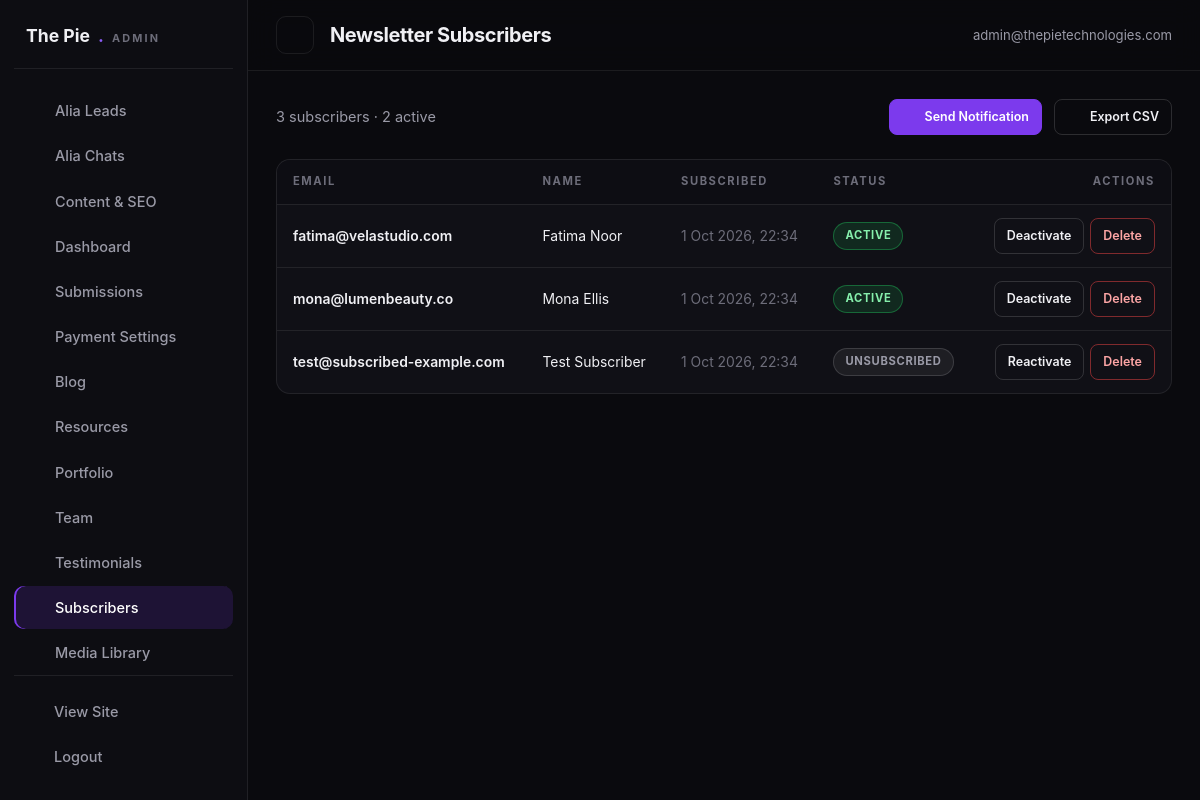
Page /admin/subscribers.php (signed in) on the committed database.
### tables this page shows
CREATE TABLE IF NOT EXISTS newsletter_subscribers (
  id INT AUTO_INCREMENT PRIMARY KEY,
  email VARCHAR(150) UNIQUE NOT NULL,
  name VARCHAR(150),
  is_active TINYINT(1) DEFAULT 1,
  subscribed_at TIMESTAMP DEFAULT CURRENT_TIMESTAMP
);

### includes/functions.php (called while the page is built, shortened)
<?php
function esc($value)
{
    return htmlspecialchars((string) $value, ENT_QUOTES, 'UTF-8');
}
function url($path = '', $pretty = null)
{
    $path = trim((string) $path, '/');
    if ($pretty === null) {
        $pretty = PRETTY_URLS;
    }
    if ($path !== '' && substr($path, -4) !== '.php' && $pretty && strpos($path, '?') === false) {
        $url = BASE_URL . '/' . $path;
    } elseif ($path !== '' && substr($path, -4) !== '.php' && !$pretty && strpos($path, '?') === false) {
        $url = BASE_URL . '/' . $path . '.php';
    } else {
        $url = BASE_URL . ($path === '' ? '/' : '/' . $path);
    }
    return $url;
}
function asset($path)
{
    return BASE_URL . '/' . ltrim((string) $path, '/');
}
function formatDate($datetime, $format = 'j M Y')
{
    $ts = strtotime((string) $datetime);
    return $ts ? date($format, $ts) : '';
}
function isAdminLoggedIn()
{
    return !empty($_SESSION['admin_id']);
}
function currentAdmin()
{
    $admin = dbOne('SELECT * FROM admin_users WHERE id = ?', array((int) $_SESSION['admin_id']));
    return $admin;
}

### includes/db.php (called while the page is built, shortened)
<?php
if (!function_exists('dbAll')) {
    function dbAll($sql, $params = array())
    {
        try {
            $st = $GLOBALS['pdo']->prepare($sql);
            $st->execute($params);
            return $st->fetchAll();
        } catch (PDOException $e) {
            error_log('[TPT] Query failed: ' . $e->getMessage() . ' | ' . $sql);
            return array();
        }
    }
}
if (!function_exists('dbOne')) {
    function dbOne($sql, $params = array())
    {
        $rows = dbAll($sql, $params);
        return $rows ? $rows[0] : null;
    }
}

### admin/subscribers.php (the view, shortened to what this page needs)
<?php
$adminPage  = 'subscribers';
$adminTitle = 'Newsletter Subscribers';
$subscribers = dbAll('SELECT * FROM newsletter_subscribers ORDER BY subscribed_at DESC');
require_once dirname(__DIR__) . '/includes/admin-header.php';
?>
<div class="a-toolbar">
    <span class="text-muted"><?= count($subscribers) ?> subscriber<?= count($subscribers) === 1 ? '' : 's' ?> · <?= count(array_filter($subscribers, function ($s) { return (int) $s['is_active'] === 1; })) ?> active</span>
    <a class="a-btn primary small" href="subscriber-notify.php"><?= icon('send', 15) ?> Send Notification</a>
    <a class="a-btn small" href="export.php?type=subscribers"><?= icon('download', 15) ?> Export CSV</a>
</div>
<div class="a-table-wrap">
    <table class="a-table">
        <thead><tr><th>Email</th><th>Name</th><th>Subscribed</th><th>Status</th><th style="text-align:right">Actions</th></tr></thead>
        <tbody>
        <?php foreach ($subscribers as $sub): ?>
        <tr>
            <td class="td-main"><?= esc($sub['email']) ?></td>
            <td><?= esc($sub['name'] !== '' ? $sub['name'] : '—') ?></td>
            <td class="td-sub"><?= esc(formatDate($sub['subscribed_at'], 'j M Y, H:i')) ?></td>
            <td><span class="badge <?= $sub['is_active'] ? 'active' : 'inactive' ?>"><?= $sub['is_active'] ? 'active' : 'unsubscribed' ?></span></td>
            <td>
                <div class="row-actions">
                    <form method="post" action="actions.php" style="display:inline">
                        <button class="a-btn small" type="submit"><?= $sub['is_active'] ? 'Deactivate' : 'Reactivate' ?></button>
                    </form>
                    <form method="post" action="actions.php" style="display:inline" onsubmit="return confirm('Delete this subscriber?');">
                        <button class="a-btn small danger" type="submit">Delete</button>
                    </form>
                </div>
            </td>
        </tr>
        <?php endforeach; ?>
        </tbody>
    </table>
</div>
<?php require_once dirname(__DIR__) . '/includes/admin-footer.php'; ?>

### includes/admin-header.php (shortened to what this page needs)
<?php
$adminPage  = isset($adminPage) ? $adminPage : 'dashboard';
$adminTitle = isset($adminTitle) ? $adminTitle : 'Dashboard';
$adminUser  = currentAdmin();
$adminNav = array(
    array('key' => 'leads', 'label' => 'Alia Leads', 'href' => 'leads.php', 'icon' => 'users'),
    array('key' => 'chats', 'label' => 'Alia Chats', 'href' => 'chats.php', 'icon' => 'chat'),
    array('key' => 'content', 'label' => 'Content & SEO', 'href' => 'content.php', 'icon' => 'edit'),
    array('key' => 'dashboard',    'label' => 'Dashboard',     'href' => 'index.php',        'icon' => 'grid'),
    array('key' => 'submissions',  'label' => 'Submissions',   'href' => 'submissions.php',  'icon' => 'mail'),
    array('key' => 'payments',     'label' => 'Payment Settings', 'href' => 'payments.php',  'icon' => 'card'),
    array('key' => 'blog',         'label' => 'Blog',          'href' => 'blog.php',         'icon' => 'edit'),
    array('key' => 'resources',    'label' => 'Resources',     'href' => 'resources.php',    'icon' => 'download'),
    array('key' => 'portfolio',    'label' => 'Portfolio',     'href' => 'portfolio.php',    'icon' => 'layers'),
    array('key' => 'team',         'label' => 'Team',          'href' => 'team.php',         'icon' => 'users'),
    array('key' => 'testimonials', 'label' => 'Testimonials',  'href' => 'testimonials.php', 'icon' => 'star'),
    array('key' => 'subscribers',  'label' => 'Subscribers',   'href' => 'subscribers.php',  'icon' => 'send'),
    array('key' => 'media',        'label' => 'Media Library', 'href' => 'media.php',        'icon' => 'image'),
    array('key' => 'admins',       'label' => 'Admin Management', 'href' => 'admins.php',    'icon' => 'shield'),
    array('key' => 'settings',     'label' => 'Settings',      'href' => 'settings.php',     'icon' => 'cpu'),
);
?>
<!DOCTYPE html>
<html lang="en">
<head>
<link rel="stylesheet" href="<?= asset('assets/css/admin.css') ?>">
</head>
<body class="admin-body">
<aside class="admin-sidebar" id="adminSidebar">
    <div class="admin-brand">The Pie<span>.</span><small>Admin</small></div>
    <nav>
        <?php foreach ($adminNav as $navItem): ?>
        <a href="<?= esc($navItem['href']) ?>" class="<?= $adminPage === $navItem['key'] ? 'active' : '' ?>"><?= icon($navItem['icon'], 17) ?><span><?= esc($navItem['label']) ?></span></a>
        <?php endforeach; ?>
    </nav>
    <div class="admin-side-foot">
        <a href="<?= url('') ?>" target="_blank" rel="noopener"><?= icon('globe', 16) ?><span>View Site</span></a>
        <a href="logout.php"><?= icon('close', 16) ?><span>Logout</span></a>
    </div>
</aside>
<div class="admin-main">
    <header class="admin-topbar">
        <button class="a-icon-btn sidebar-toggle" id="sidebarToggle" aria-label="Toggle navigation"><?= icon('menu', 20) ?></button>
        <h1><?= esc($adminTitle) ?></h1>
        <div class="admin-top-actions">
            <span class="admin-user"><?= icon('users', 15) ?> <?= esc($adminUser ? $adminUser['email'] : 'admin') ?></span>
        </div>
    </header>
    <main class="admin-content">

### assets/css/admin.css (style rules this page uses)
:root { --bg:#0a0a0e; --panel:#101016; --panel-2:#15151d; --line:rgba(255,255,255,.08); --line-2:rgba(255,255,255,.14); --text:#f0f0f4; --muted:#9a9aa7; --muted-2:#6d6d7a; --violet:#7c3aed; --violet-2:#8b5cf6; --violet-soft:#a78bfa; --cyan:#22d3ee; --amber:#f59e0b; --green:#22c55e; --red:#ef4444; --radius:14px; --sidebar:248px; --font:'Inter',system-ui,-apple-system,'Segoe UI',sans-serif; --display:'Space Grotesk','Inter',system-ui,sans-serif; }
* { box-sizing:border-box }
html { overflow-x:clip }
body { margin:0;background:var(--bg);color:var(--text);font-family:var(--font);font-size:14.5px;line-height:1.6;-webkit-font-smoothing:antialiased }
a { color:inherit;text-decoration:none }
h1,h2,h3,h4 { margin:0;font-family:var(--display);letter-spacing:-.02em }
button { font:inherit;color:inherit;background:none;border:0;cursor:pointer }
.admin-sidebar { position:fixed;inset:0 auto 0 0;width:var(--sidebar);z-index:60; background:#0d0d12;border-right:1px solid var(--line); display:flex;flex-direction:column;padding:22px 14px;gap:6px; transition:transform .3s cubic-bezier(.22,1,.36,1); }
.admin-brand { font-family:var(--display);font-weight:700;font-size:1.1rem;padding:0 12px 18px;border-bottom:1px solid var(--line);margin-bottom:14px;display:flex;align-items:baseline;gap:8px }
.admin-brand span { color:var(--violet-2) }
.admin-brand small { color:var(--muted-2);font-size:.68rem;letter-spacing:.2em;text-transform:uppercase }
.admin-sidebar nav { display:grid;gap:2px;overflow-y:auto }
.admin-sidebar nav a,.admin-side-foot a { display:flex;align-items:center;gap:12px;padding:10px 12px;border-radius:10px; color:var(--muted);font-weight:500;transition:background .2s,color .2s; }
.admin-sidebar nav a.active { background:rgba(124,58,237,.16);color:#fff;box-shadow:inset 2px 0 0 var(--violet) }
.admin-side-foot { margin-top:auto;padding-top:14px;border-top:1px solid var(--line);display:grid;gap:2px }
.admin-main { margin-left:var(--sidebar);min-height:100vh;display:flex;flex-direction:column }
.admin-topbar { position:sticky;top:0;z-index:50;display:flex;align-items:center;gap:16px; padding:16px 28px;background:rgba(10,10,14,.85);backdrop-filter:blur(14px);border-bottom:1px solid var(--line); }
.admin-topbar h1 { font-size:1.25rem }
.admin-top-actions { margin-left:auto;display:flex;gap:10px;align-items:center }
.admin-user { color:var(--muted);font-size:.82rem;display:inline-flex;gap:8px;align-items:center }
.admin-content { padding:28px;display:grid;gap:24px;align-content:start }
.sidebar-toggle { display:none }
.a-btn { display:inline-flex;align-items:center;justify-content:center;gap:8px; padding:10px 18px;border-radius:10px;font-weight:600;font-size:.87rem; border:1px solid var(--line-2);color:var(--text);transition:all .2s;white-space:nowrap; }
.a-btn.primary { background:var(--violet);border-color:var(--violet);color:#fff }
.a-btn.danger { border-color:rgba(239,68,68,.5);color:#fca5a5 }
.a-btn.small { padding:7px 12px;font-size:.78rem;border-radius:8px }
.a-icon-btn { width:38px;height:38px;border-radius:10px;border:1px solid var(--line);display:grid;place-items:center;color:var(--muted);transition:all .2s }
.a-table-wrap { overflow-x:auto;border:1px solid var(--line);border-radius:var(--radius);background:var(--panel) }
.a-table { width:100%;border-collapse:collapse;min-width:760px }
.a-table th { text-align:left;font-size:.7rem;letter-spacing:.14em;text-transform:uppercase;color:var(--muted-2); padding:13px 16px;border-bottom:1px solid var(--line);white-space:nowrap;background:#0d0d13; }
.a-table td { padding:13px 16px;border-bottom:1px solid var(--line);font-size:.87rem;vertical-align:middle }
.a-table tr:last-child td { border-bottom:0 }
.a-table tbody tr { transition:background .15s }
.a-table .row-actions { display:flex;gap:6px;justify-content:flex-end }
.td-main { font-weight:600 }
.td-sub { color:var(--muted-2);font-size:.76rem }
.badge { display:inline-flex;align-items:center;gap:6px;padding:4px 11px;border-radius:999px;font-size:.7rem;font-weight:700;letter-spacing:.06em;text-transform:uppercase }
.badge.published,.badge.active,.badge.approved { background:rgba(34,197,94,.14);color:#86efac;border:1px solid rgba(34,197,94,.4) }
.badge.draft,.badge.inactive,.badge.pending { background:rgba(255,255,255,.06);color:var(--muted);border:1px solid var(--line-2) }
.a-toolbar { display:flex;gap:12px;align-items:center;flex-wrap:wrap }
.text-muted { color:var(--muted) }

### rows in the picture
newsletter_subscribers: email "fatima@velastudio.com", name "Fatima Noor", subscribed_at "1 Oct 2026, 22:34", is_active "ACTIVE"
newsletter_subscribers: email "mona@lumenbeauty.co", name "Mona Ellis", subscribed_at "1 Oct 2026, 22:34", is_active "ACTIVE"
newsletter_subscribers: email "test@subscribed-example.com", name "Test Subscriber", subscribed_at "1 Oct 2026, 22:34", is_active "UNSUBSCRIBED"

### other values in the picture
$navItem['label'] "Alia Leads"
$navItem['label'] "Alia Chats"
$navItem['label'] "Content & SEO"
$navItem['label'] "Dashboard"
$navItem['label'] "Submissions"
$navItem['label'] "Payment Settings"
$navItem['label'] "Blog"
$navItem['label'] "Resources"
$navItem['label'] "Portfolio"
$navItem['label'] "Team"
$navItem['label'] "Testimonials"
$navItem['label'] "Subscribers"
$navItem['label'] "Media Library"
$adminTitle "Newsletter Subscribers"
$adminUser ? $adminUser['email'] : 'admin' "admin@thepietechnologies.com"
